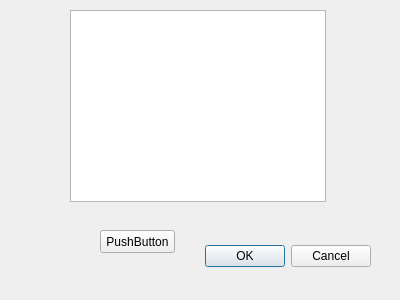
<?xml version="1.0" encoding="UTF-8"?>
<ui version="4.0">
 <class>Dialog</class>
 <widget class="QDialog" name="Dialog">
  <property name="geometry">
   <rect>
    <x>0</x>
    <y>0</y>
    <width>400</width>
    <height>300</height>
   </rect>
  </property>
  <property name="windowTitle">
   <string>Dialog</string>
  </property>
  <widget class="QDialogButtonBox" name="buttonBox">
   <property name="geometry">
    <rect>
     <x>30</x>
     <y>240</y>
     <width>341</width>
     <height>32</height>
    </rect>
   </property>
   <property name="orientation">
    <enum>Qt::Horizontal</enum>
   </property>
   <property name="standardButtons">
    <set>QDialogButtonBox::Cancel|QDialogButtonBox::Ok</set>
   </property>
  </widget>
  <widget class="QListView" name="listView">
   <property name="geometry">
    <rect>
     <x>70</x>
     <y>10</y>
     <width>256</width>
     <height>192</height>
    </rect>
   </property>
  </widget>
  <widget class="QPushButton" name="pushButton">
   <property name="geometry">
    <rect>
     <x>100</x>
     <y>230</y>
     <width>75</width>
     <height>23</height>
    </rect>
   </property>
   <property name="text">
    <string>PushButton</string>
   </property>
  </widget>
 </widget>
 <resources/>
 <connections>
  <connection>
   <sender>buttonBox</sender>
   <signal>accepted()</signal>
   <receiver>Dialog</receiver>
   <slot>accept()</slot>
   <hints>
    <hint type="sourcelabel">
     <x>248</x>
     <y>254</y>
    </hint>
    <hint type="destinationlabel">
     <x>157</x>
     <y>274</y>
    </hint>
   </hints>
  </connection>
  <connection>
   <sender>buttonBox</sender>
   <signal>rejected()</signal>
   <receiver>Dialog</receiver>
   <slot>reject()</slot>
   <hints>
    <hint type="sourcelabel">
     <x>316</x>
     <y>260</y>
    </hint>
    <hint type="destinationlabel">
     <x>286</x>
     <y>274</y>
    </hint>
   </hints>
  </connection>
 </connections>
</ui>
